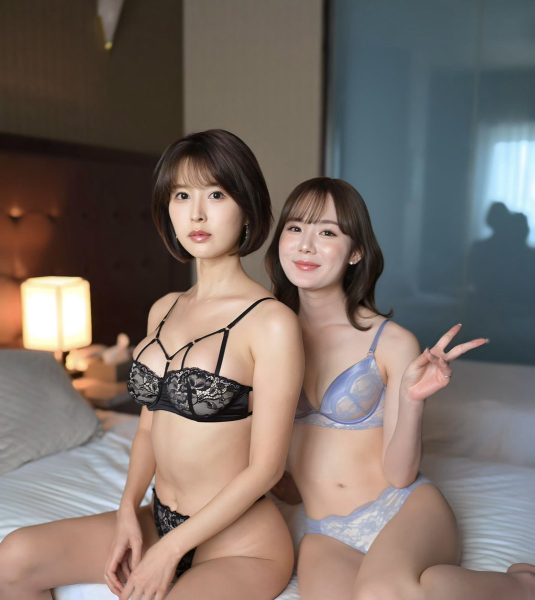
#> input picture images/girl.jpg, 1069 x 1200 px, found by its file name (shown at 1/2 size)
$ python '图像平滑.py'   (older library calls are emulated)
#> lines starting #> are read from the running program, lines starting #| are printed output that depends on the picture
import cv2  # openvb 的读取格式是BGR
import numpy as np
import matplotlib.pyplot as plt  # plt 用于显示图片


# 图像平滑

'''
下面是一些常见的图像平滑类型：
cv2.blur:均值滤波（Mean Filtering） 使用简单的平均卷积特效进行平滑。简单来说 如果图像有像素点 就会减少
cv2.boxFilter:方框滤波（Box Filter） 类似于均值滤波，但使用的是归一化的方框滤波。
cv2.medianBlur:中值滤波（Median Blurring）  使用中值滤波器进行平滑，特别适用于去除椒盐噪声。
cv2.GaussianBlur:高斯滤波（Gaussian Blurring） 使用高斯卷积核对图像进行平滑，能够更好地保留边缘信息。
cv2.bilateralFilter:双边滤波（Bilateral Filtering） 双边滤波既能平滑图像又能保留边缘信息，是一种非线性滤波器。
cv2.adaptiveBilateralFilter(删除了此函数): 自适应均值滤波（Adaptive Mean Filtering） 自适应均值滤波根据图像的局部变化自适应地调整滤波窗口的大小。
cv2.fastNlMeansDenoisingColored : 非局部均值滤波（Non-Local Means Denoising） 非局部均值滤波用于去除噪声，能够更好地保留图像细节。

cv2.Sobel :Sobel 滤波（Sobel Filtering）虽然主要用于边缘检测，但也可以用于图像平滑和增强。
          Sobel 算子在 OpenCV 中通常用于边缘检测，它返回的结果是灰度图像，而不是彩色图像。
          这是因为 Sobel 算子在计算梯度时，会将图像转换为灰度图像处理，从而得到每个像素点的梯度强度和方向。
'''


def cv2_smooth():
    image = cv2.imread("./images/girl.jpg")
#> image is the input picture: shape (1200, 1069, 3); mean B, G, R 103.1, 109.6, 121.7
    """
      cv2.blur(src, ksize[, dst[, anchor[, borderType]]]) -> dst

        src: 输入图像，可以是任意通道数的单精度浮点型或者整数型图像。

        ksize: 平滑核的大小。这是一个二元元组 (width, height)，指定了核的宽度和高度。核的大小必须是正奇数，比如 (3, 3)、(3, 3) 等。

        dst: 输出与输入图像相同大小和类型的图像。如果没有提供，则函数会修改输入图像。

        anchor: 核的锚点。它指示了核中心相对于输入图像中的哪个位置。默认值为 (-1, -1)，表示核中心位于核的中心。

        borderType: 边界模式。控制在处理图像边界时的行为。默认值为 cv2.BORDER_DEFAULT。

      返回值

        dst: 函数不会直接修改原始图像，而是将处理后的图像存储在指定的 dst 参数中,如果没有提供 dst 参数，则会创建一个新的数组来存储处理后的图像，并返回这个数组。
    """
    blur = cv2.blur(image, (3, 3))
    # normalize True 归一化（求平均 也就是/9） 和均值滤波一样 , false  就是 不求kernel的平均值 而是直接用9个格子的和 超出255的值取255
    box_filter = cv2.boxFilter(image, -1, (3, 3), normalize=False)
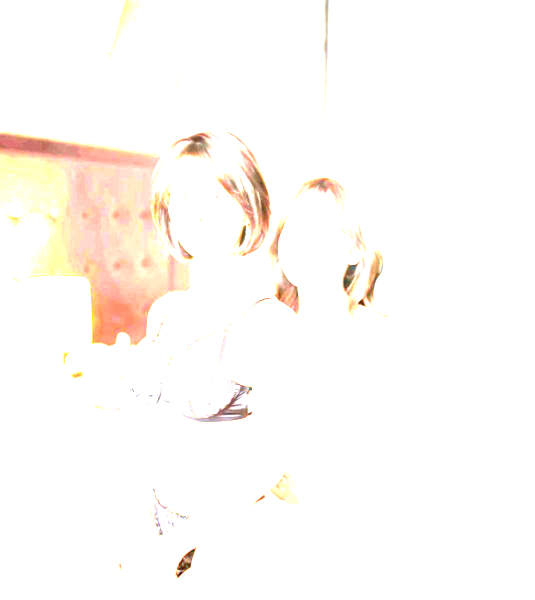
#> box_filter: shape (1200, 1069, 3) (shown at 1/2 size); mean B, G, R 246.9, 250.5, 254.2
    median_blur = cv2.medianBlur(image, 5)
    bilateral_blur = cv2.bilateralFilter(image, 9, 75, 75)
    gaussian_blur = cv2.GaussianBlur(image, (3, 3), 0)
    nl_means_denoising = cv2.fastNlMeansDenoisingColored(image, None, 10, 10, 7, 21)

    sobelx = cv2.Sobel(image, cv2.CV_64F, 1, 0, ksize=5)
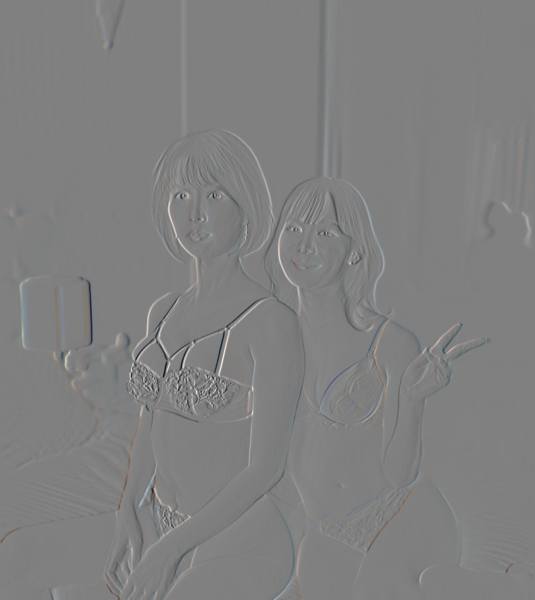
#> sobelx: shape (1200, 1069, 3) float64 (shown at 1/2 size); mean B, G, R 6.7, 4, -0.8; drawn with min black and max white
    sobely = cv2.Sobel(image, cv2.CV_64F, 0, 1, ksize=5)
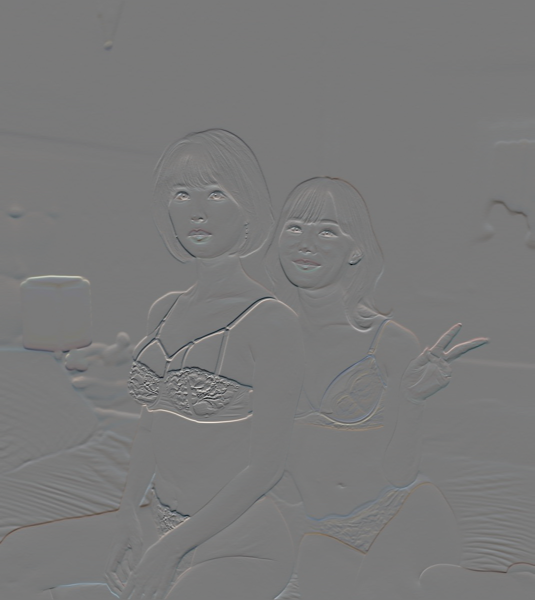
#> sobely: shape (1200, 1069, 3) float64 (shown at 1/2 size); mean B, G, R 7.1, 7.7, 10.7; drawn with min black and max white
    sobel_blur = cv2.sqrt(cv2.addWeighted(sobelx**2, 0.5, sobely**2, 0.5, 0))
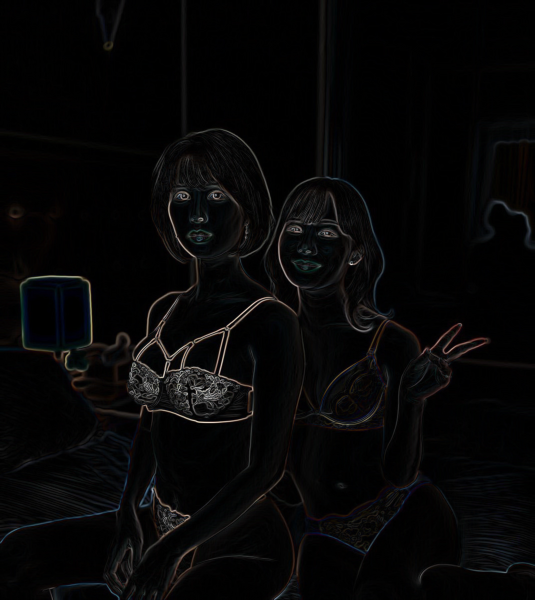
#> sobel_blur: shape (1200, 1069, 3) float64 (shown at 1/2 size); mean B, G, R 204.9, 200.2, 209.5; drawn with min black and max white

    titles = ['image', 'blur', 'box_filter', 'median_blur', 'bilateral_blur',
              'gaussian_blur', 'nl_means_denoising', 'sobel_blur']

    images = [image, blur, box_filter, median_blur, bilateral_blur,
              gaussian_blur, nl_means_denoising, sobel_blur]

    # [12 lines of commented-out code are left out]

    image = cv2.resize(image, (int(image.shape[1] / 4), int(image.shape[0] / 4)))
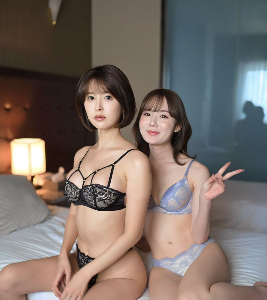
#> image: shape (300, 267, 3); mean B, G, R 103.1, 109.6, 121.7
    blur = cv2.resize(blur, (int(blur.shape[1] / 4), int(blur.shape[0] / 4)))
#> blur: shape (300, 267, 3)
    box_filter = cv2.resize(box_filter, (int(box_filter.shape[1] / 4), int(box_filter.shape[0] / 4)))
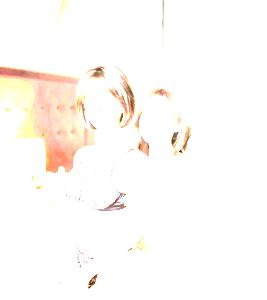
#> box_filter: shape (300, 267, 3); mean B, G, R 246.9, 250.5, 254.2
    median_blur = cv2.resize(median_blur, (int(median_blur.shape[1] / 4), int(median_blur.shape[0] / 4)))
#> median_blur: shape (300, 267, 3)
    bilateral_blur = cv2.resize(bilateral_blur, (int(bilateral_blur.shape[1] / 4), int(bilateral_blur.shape[0] / 4)))
#> bilateral_blur: shape (300, 267, 3)
    gaussian_blur = cv2.resize(gaussian_blur, (int(gaussian_blur.shape[1] / 4), int(gaussian_blur.shape[0] / 4)))
#> gaussian_blur: shape (300, 267, 3)
    nl_means_denoising = cv2.resize(
        nl_means_denoising, (int(nl_means_denoising.shape[1] / 4),
                             int(nl_means_denoising.shape[0] / 4)))
#> nl_means_denoising: shape (300, 267, 3)
    # Sobel 灰度图不能放里面
    res = np.hstack((image, blur, box_filter, median_blur, bilateral_blur,
                     gaussian_blur, nl_means_denoising))
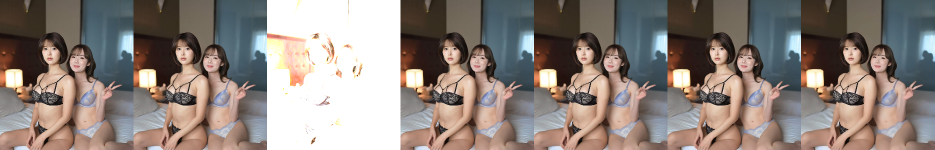
#> res: shape (300, 1869, 3) (shown at 1/2 size); mean B, G, R 123.6, 129.7, 140.6

    cv2.imshow("图像平滑", res)
    cv2.waitKey(0)
    cv2.destroyAllWindows()


cv2_smooth()

# 补充 均值滤波 的原理

"""
    核的定义：
      cv2.blur 函数接受一个核（kernel）作为参数，这个核是一个矩阵，用来定义滤波器的形状和大小。核的大小由参数 ksize 定义，通常是一个二元元组 (width, height)，表示核的宽度和高度。

    图像遍历：
      对于输入的图像，从左上角开始，将核放置在每个像素位置上。核的中心与当前像素对齐。

    平均值计算：
      对于每个像素位置，核覆盖的区域内的所有像素值取平均值。
      平均值计算是基于核中所有像素的权重，通常情况下，这些权重都是相同的。


    边界处理：
      在核覆盖图像边界的情况下，需要对边界像素进行填充处理。OpenCV 提供了不同的边界处理方式，例如复制边界像素、反射边界像素等。

    结果生成：
      处理后的结果图像中，每个像素的值都是根据核在原始图像上计算得出的平均值。

      示例说明：
        假设我们有以下 3x3 的核：
        1/9  1/9  1/9
        1/9  1/9  1/9
        1/9  1/9  1/9

        对于一个简单的图像区域，如下所示：
        [ 10, 20, 30 ]
        [ 40, 50, 60 ]
        [ 70, 80, 90 ]

        应用 3x3 的均值滤波核，例如上述的核，计算方法如下：
        对于中心像素 [50]，计算周围 3x3 区域的平均值：(10 + 20 + 30 + 40 + 50 + 60 + 70 + 80 + 90) / 9 = 50。
        这样，中心像素 [50] 的值被平均化为 50，即得到平滑后的效果。


        边界填充方式
          1. **默认边界填充方式 (`cv2.BORDER_DEFAULT`)**：
            - 默认使用的边界填充方式，根据图像边界的像素值进行填充。

          2. **常量填充方式 (`cv2.BORDER_CONSTANT`)**：
            - 使用指定的常数填充边界，可以通过 `value` 参数指定填充的像素值。

          3. **复制边界像素填充方式 (`cv2.BORDER_REPLICATE`)**：
            - 复制图像边界的最后一个像素。

          4. **反射边界像素填充方式 (`cv2.BORDER_REFLECT`)**：
            - 对边界像素进行镜像反射。

          5. **边界像素反射加复制填充方式 (`cv2.BORDER_WRAP`)**：
            - 使用镜像反射的方式填充。

        举例
          [ 5, 10, 20 ]
          [ 10, 10, 20 ]
          [ 40, 40, 50 ]

        左上角元素  填充取最近元素的值
          [ 5, 5, 10 ]
          [ 5, 5, 10 ]
          [ 10, 10, 10 ]

        计算这些像素的平均值：(5 + 5 + 10 + 5 + 5 + 10 + 10 + 10 + 10) / 9 = 7.78（保留两位小数）。
        因此，左上角像素 [5] 在应用 3x3 的均值滤波核后，得到的平均值约为 7.78。


    """

$ run again, with images/moon.jpg copied over images/girl.jpg
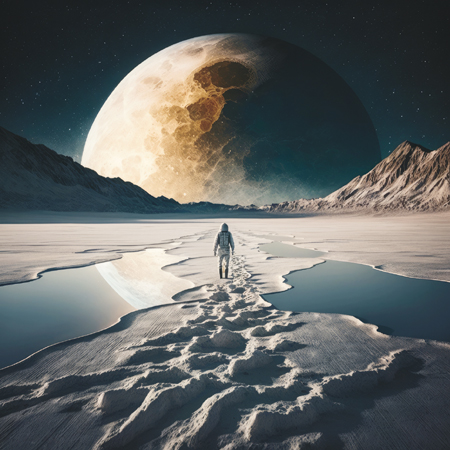
#> input picture images/moon.jpg, 450 x 450 px, found by its file name
#> in cv2_smooth, image is the input picture: shape (450, 450, 3); mean B, G, R 99.9, 100.7, 96.9
#> in cv2_smooth, `sobel_blur = cv2.sqrt(cv2.addWeighted(sobelx**2, 0.5, sobely**2, 0.5, ..`:
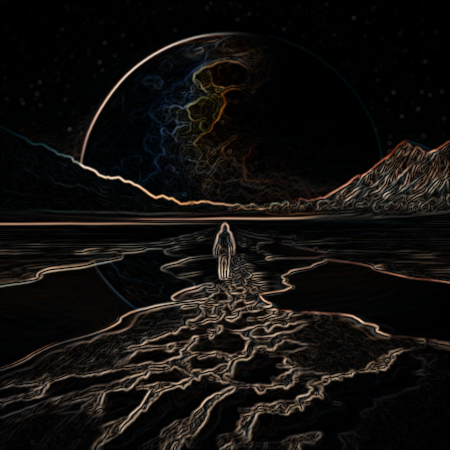
#> sobel_blur: shape (450, 450, 3) float64; mean B, G, R 414.8, 470.8, 536.2; drawn with min black and max white
#> image: shape (112, 112, 3)
#> in cv2_smooth, `res = np.hstack((image, blur, box_filter, median_blur, bilateral_blur,..`:
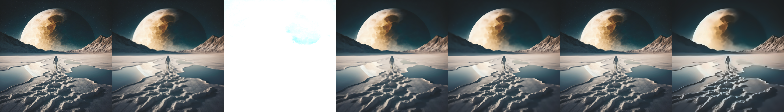
#> res: shape (112, 784, 3); mean B, G, R 121.9, 122.5, 119
